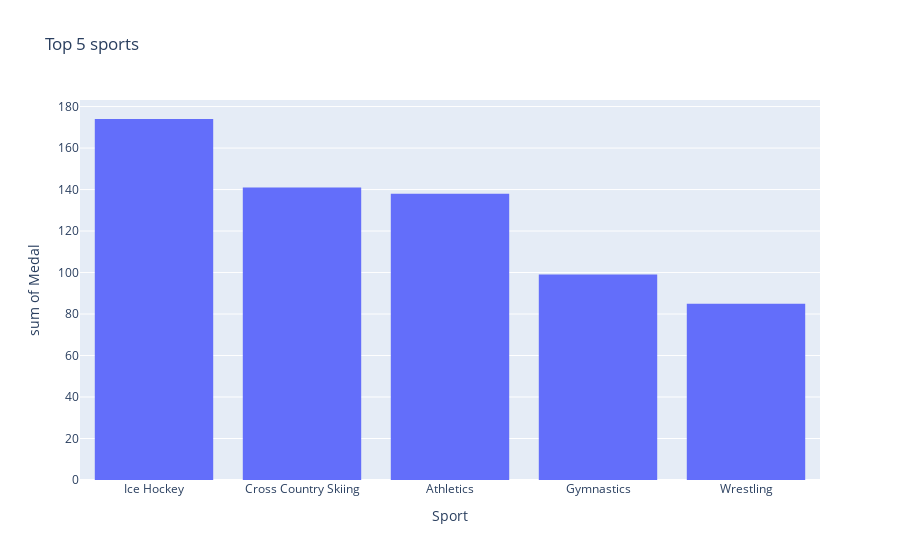

Here is the notebook cell this chart was saved with:
### Code cell
# Top sports
wins_by_sport = finland.groupby("Sport").count()
wins_by_sport = wins_by_sport.sort_values("Medal", ascending=False)
top5_sport = wins_by_sport.head(5).reset_index()

fig = px.histogram(top5_sport, x="Sport", y="Medal", title="Top 5 sports")
fig.show()

### Figure 1 — Plotly figure (JSON) as saved in the notebook; plotly's stock layout.template omitted (floating-point values rounded to 4 significant figures)
{"data": [{"alignmentgroup": "True", "bingroup": "x", "histfunc": "sum", "hovertemplate": "Sport=%{x}<br>sum of Medal=%{y}<extra></extra>", "legendgroup": "", "marker": {"color": "#636efa", "pattern": {"shape": ""}}, "name": "", "offsetgroup": "", "orientation": "v", "showlegend": false, "type": "histogram", "x": ["Ice Hockey", "Cross Country Skiing", "Athletics", "Gymnastics", "Wrestling"], "xaxis": "x", "y": [174, 141, 138, 99, 85], "yaxis": "y"}], "layout": {"barmode": "relative", "legend": {"tracegroupgap": 0}, "title": {"text": "Top 5 sports"}, "xaxis": {"anchor": "y", "domain": [0, 1], "title": {"text": "Sport"}}, "yaxis": {"anchor": "x", "domain": [0, 1], "title": {"text": "sum of Medal"}}}}
